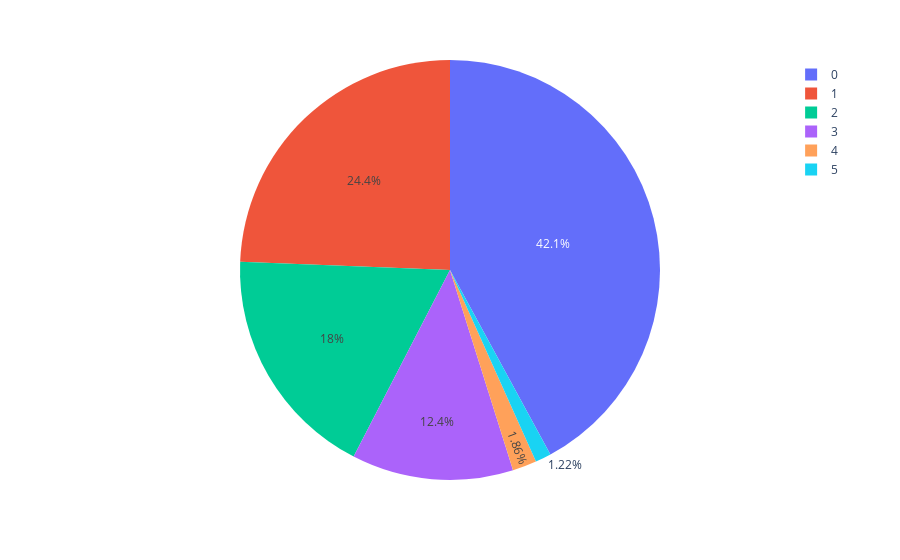

Notebook cell for this chart:
### Code cell
fig = px.pie(df, values='age', names='children')
fig.show()

### Figure 1 — Plotly figure (JSON) as saved in the notebook; plotly's stock layout.template omitted (floating-point values rounded to 4 significant figures; data arrays with more than 128 entries replaced by an {"elided": "..."} marker saying what was removed)
{"data": [{"domain": {"x": [0, 1], "y": [0, 1]}, "hovertemplate": "children=%{label}<br>age=%{value}<extra></extra>", "labels": {"elided": "1338 int values"}, "legendgroup": "", "name": "", "showlegend": true, "type": "pie", "values": {"elided": "1338 int values"}}], "layout": {"autosize": true, "legend": {"tracegroupgap": 0}, "margin": {"t": 60}}}
